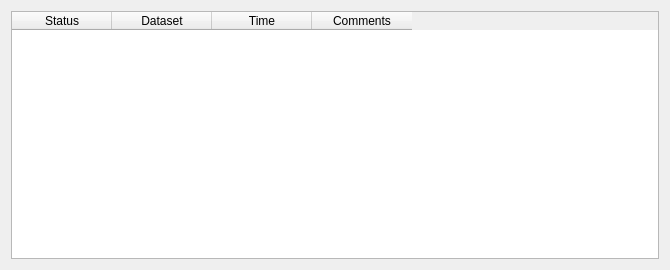
<?xml version="1.0" encoding="UTF-8"?>
<ui version="4.0">
 <class>DataExchangeSummaryWizardPageForm</class>
 <widget class="QWizardPage" name="DataExchangeSummaryWizardPageForm">
  <property name="geometry">
   <rect>
    <x>0</x>
    <y>0</y>
    <width>670</width>
    <height>270</height>
   </rect>
  </property>
  <property name="windowTitle">
   <string>WizardPage</string>
  </property>
  <property name="title">
   <string>Data exchange summary</string>
  </property>
  <property name="subTitle">
   <string>Your data was successfully transferred!</string>
  </property>
  <layout class="QHBoxLayout" name="horizontalLayout">
   <item>
    <widget class="QTableWidget" name="m_reportTableWidget">
     <property name="editTriggers">
      <set>QAbstractItemView::NoEditTriggers</set>
     </property>
     <property name="alternatingRowColors">
      <bool>true</bool>
     </property>
     <attribute name="verticalHeaderVisible">
      <bool>false</bool>
     </attribute>
     <column>
      <property name="text">
       <string>Status</string>
      </property>
     </column>
     <column>
      <property name="text">
       <string>Dataset</string>
      </property>
     </column>
     <column>
      <property name="text">
       <string>Time</string>
      </property>
     </column>
     <column>
      <property name="text">
       <string>Comments</string>
      </property>
     </column>
    </widget>
   </item>
  </layout>
 </widget>
 <resources/>
 <connections/>
</ui>
